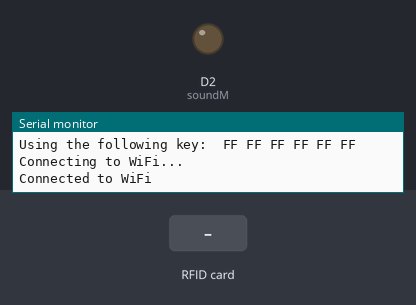
A sketch run on a simulated ESP8266 (Wemos D1 mini). Shown: output pins drawn as LEDs (lit = HIGH), the last lines printed to the serial monitor. The test bench sets the inputs (shaded band). WiFi joins after 1.5 s; servers stay silent unless stated.

Above: at 3.3 s.
3.4 s: RFID card 5E 7A 19 C4 held to the reader
At 3.8 s:
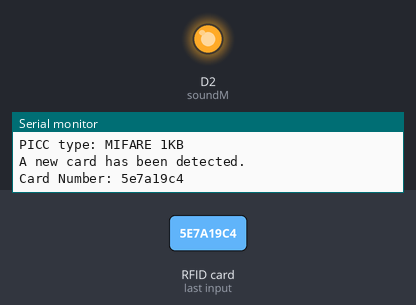
Timing chart, 0 to 6.4 s (numbered marks = the images above; inputs shaded):
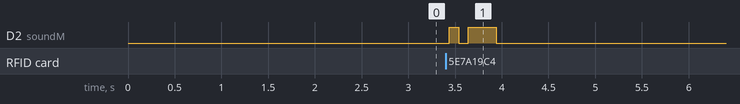

Measured:
- after the input at 3.4 s, D2 (soundM): LOW → HIGH at once, → LOW 0.10 s later, → HIGH 0.10 s later, → LOW 0.30 s later

The sketch:

memberCard.ino
```cpp
// rst=D3/ ss(sda)=D8/ sck=D5/ mosi=D7/ miso=D6
// WeMos D1(Retired)
// 변수 및 함수 지정 후 setup(), loop()문

#include <SPI.h>
#include <MFRC522.h>
#include <ESP8266WiFi.h>

#define SS_PIN D8
#define RST_PIN D3
  int soundM = D2;

MFRC522 rfid(SS_PIN, RST_PIN); // MFRC522 인스턴스 생성
MFRC522::MIFARE_Key key;

const char* ssid = "KT_GiGA_3836";
const char* password = "";
const char* host = "www.poderoser.com";
int port = 80;

WiFiClient client; // WiFi 클라이언트

void connectWifi() {
  Serial.println("Connecting to WiFi...");
  WiFi.begin(ssid, password);
  while (WiFi.status() != WL_CONNECTED) {
    delay(1000);
    Serial.print(".");
  }
  Serial.println("\nConnected to WiFi");
}

void sendGetRequest(String url) {
  Serial.println("Sending GET request...");
  if (client.connect(host, port)) {
    //(루트)GET 방식, 끝에.php? 겟방식, 개행은 \r\n 주의
    client.print(String("GET /theme/company/dbgo/univLogs.php?") + url + " HTTP/1.1\r\n" +
                 "Host: " + host + "\r\n" +
                 "Connection: close\r\n\r\n");
    Serial.println("GET request sent");
  } else {
    Serial.println("Connection failed");
  }
}

void printCardInfo(String cardNumber) {
  Serial.print("Card Number: ");
  Serial.println(cardNumber);
}

void setup() {
  pinMode(soundM, OUTPUT);
  Serial.begin(9600);
  SPI.begin(); // SPI 버스 초기화
  rfid.PCD_Init(); // MFRC522 초기화
  connectWifi();

  for (byte i = 0; i < 6; i++) {
    key.keyByte[i] = 0xFF;
  }

  Serial.println(F("This code scans the MIFARE Classic NUID."));
  Serial.print(F("Using the following key: "));
  for (byte i = 0; i < MFRC522::MF_KEY_SIZE; i++) {
    Serial.print(key.keyByte[i] < 0x10 ? " 0" : " ");
    Serial.print(key.keyByte[i], HEX);
  }
  Serial.println();

  connectWifi();
}

void loop() {
  // 새로운 카드 확인
  if (!rfid.PICC_IsNewCardPresent())
    return;

  // NUID가 읽혀졌는지 확인
  if (!rfid.PICC_ReadCardSerial())
    return;

  Serial.print(F("PICC type: "));
  MFRC522::PICC_Type piccType = rfid.PICC_GetType(rfid.uid.sak);
  Serial.println(rfid.PICC_GetTypeName(piccType));

  // Classic MIFARE 타입인지 확인
  if (piccType != MFRC522::PICC_TYPE_MIFARE_MINI &&
      piccType != MFRC522::PICC_TYPE_MIFARE_1K &&
      piccType != MFRC522::PICC_TYPE_MIFARE_4K) {
    Serial.println(F("Your tag is not of type MIFARE Classic."));
    return;
  }

  if (rfid.uid.uidByte[0] != 0 ||
      rfid.uid.uidByte[1] != 0 ||
      rfid.uid.uidByte[2] != 0 ||
      rfid.uid.uidByte[3] != 0) {
    Serial.println(F("A new card has been detected."));

    // 카드의 NUID를 문자열로 변환
    String cardNumber = "";
    for (byte i = 0; i < rfid.uid.size; i++) {
      cardNumber += String(rfid.uid.uidByte[i] < 0x10 ? "0" : "");
      cardNumber += String(rfid.uid.uidByte[i], HEX);
    }

    // 카드 정보 출력
    printCardInfo(cardNumber);
    // GET 요청을 보내기 위한 URL 생성
    String url = "cardNumber=" + cardNumber;

    digitalWrite(soundM, HIGH);  // 디지털 출력으로 변경
    delay(100);
    digitalWrite(soundM, LOW);  // 디지털 출력으로 변경
    delay(100);
    digitalWrite(soundM, HIGH);  // 디지털 출력으로 변경
    delay(300);
    digitalWrite(soundM, LOW);  // 디지털 출력으로 변경

    // GET 요청 보내기
    sendGetRequest(url);

    Serial.println("Card number sent via GET request");

  } else {
    Serial.println(F("Card read previously."));
  }

  // PICC 정지
  rfid.PICC_HaltA();

  // PCD에서 암호화 중지
  rfid.PCD_StopCrypto1();

  // delay(2000); // 다음 카드 스캔을 위한 지연
}
```
